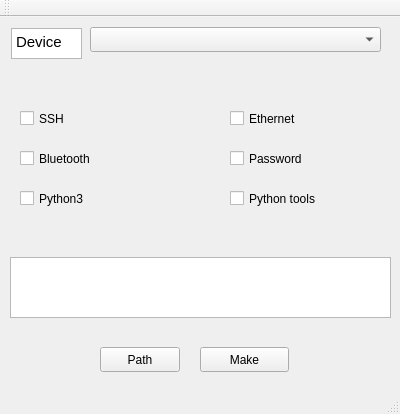
<?xml version="1.0" encoding="UTF-8"?>
<ui version="4.0">
 <class>MainWindow</class>
 <widget class="QMainWindow" name="MainWindow">
  <property name="geometry">
   <rect>
    <x>0</x>
    <y>0</y>
    <width>400</width>
    <height>414</height>
   </rect>
  </property>
  <property name="windowTitle">
   <string>MainWindow</string>
  </property>
  <widget class="QWidget" name="centralWidget">
   <widget class="QComboBox" name="comboBox">
    <property name="geometry">
     <rect>
      <x>90</x>
      <y>10</y>
      <width>291</width>
      <height>25</height>
     </rect>
    </property>
   </widget>
   <widget class="QPushButton" name="pushButton">
    <property name="geometry">
     <rect>
      <x>100</x>
      <y>330</y>
      <width>80</width>
      <height>25</height>
     </rect>
    </property>
    <property name="text">
     <string>Path</string>
    </property>
   </widget>
   <widget class="QTextBrowser" name="textBrowser">
    <property name="geometry">
     <rect>
      <x>11</x>
      <y>11</y>
      <width>71</width>
      <height>31</height>
     </rect>
    </property>
    <property name="html">
     <string>&lt;!DOCTYPE HTML PUBLIC &quot;-//W3C//DTD HTML 4.0//EN&quot; &quot;http://www.w3.org/TR/REC-html40/strict.dtd&quot;&gt;
&lt;html&gt;&lt;head&gt;&lt;meta name=&quot;qrichtext&quot; content=&quot;1&quot; /&gt;&lt;style type=&quot;text/css&quot;&gt;
p, li { white-space: pre-wrap; }
&lt;/style&gt;&lt;/head&gt;&lt;body style=&quot; font-family:'Ubuntu'; font-size:11pt; font-weight:400; font-style:normal;&quot;&gt;
&lt;p style=&quot; margin-top:0px; margin-bottom:0px; margin-left:0px; margin-right:0px; -qt-block-indent:0; text-indent:0px;&quot;&gt;Device&lt;/p&gt;&lt;/body&gt;&lt;/html&gt;</string>
    </property>
   </widget>
   <widget class="QPushButton" name="pushButton_2">
    <property name="geometry">
     <rect>
      <x>11</x>
      <y>469</y>
      <width>80</width>
      <height>25</height>
     </rect>
    </property>
    <property name="text">
     <string>Make</string>
    </property>
   </widget>
   <widget class="QTextEdit" name="textEdit">
    <property name="geometry">
     <rect>
      <x>10</x>
      <y>240</y>
      <width>381</width>
      <height>61</height>
     </rect>
    </property>
   </widget>
   <widget class="QPushButton" name="pushButton_3">
    <property name="geometry">
     <rect>
      <x>200</x>
      <y>330</y>
      <width>89</width>
      <height>25</height>
     </rect>
    </property>
    <property name="text">
     <string>Make</string>
    </property>
   </widget>
   <widget class="QCheckBox" name="checkBox">
    <property name="geometry">
     <rect>
      <x>20</x>
      <y>90</y>
      <width>92</width>
      <height>23</height>
     </rect>
    </property>
    <property name="text">
     <string>SSH</string>
    </property>
   </widget>
   <widget class="QCheckBox" name="checkBox_2">
    <property name="geometry">
     <rect>
      <x>20</x>
      <y>130</y>
      <width>92</width>
      <height>23</height>
     </rect>
    </property>
    <property name="text">
     <string>Bluetooth</string>
    </property>
   </widget>
   <widget class="QCheckBox" name="checkBox_3">
    <property name="geometry">
     <rect>
      <x>20</x>
      <y>170</y>
      <width>92</width>
      <height>23</height>
     </rect>
    </property>
    <property name="text">
     <string>Python3</string>
    </property>
   </widget>
   <widget class="QCheckBox" name="checkBox_4">
    <property name="geometry">
     <rect>
      <x>230</x>
      <y>90</y>
      <width>92</width>
      <height>23</height>
     </rect>
    </property>
    <property name="text">
     <string>Ethernet</string>
    </property>
   </widget>
   <widget class="QCheckBox" name="checkBox_5">
    <property name="geometry">
     <rect>
      <x>230</x>
      <y>130</y>
      <width>92</width>
      <height>23</height>
     </rect>
    </property>
    <property name="text">
     <string>Password</string>
    </property>
   </widget>
   <widget class="QCheckBox" name="checkBox_6">
    <property name="geometry">
     <rect>
      <x>230</x>
      <y>170</y>
      <width>121</width>
      <height>23</height>
     </rect>
    </property>
    <property name="text">
     <string>Python tools</string>
    </property>
   </widget>
  </widget>
  <widget class="QMenuBar" name="menuBar">
   <property name="geometry">
    <rect>
     <x>0</x>
     <y>0</y>
     <width>400</width>
     <height>22</height>
    </rect>
   </property>
  </widget>
  <widget class="QToolBar" name="mainToolBar">
   <attribute name="toolBarArea">
    <enum>TopToolBarArea</enum>
   </attribute>
   <attribute name="toolBarBreak">
    <bool>false</bool>
   </attribute>
  </widget>
  <widget class="QStatusBar" name="statusBar"/>
 </widget>
 <layoutdefault spacing="6" margin="11"/>
 <resources/>
 <connections/>
</ui>
